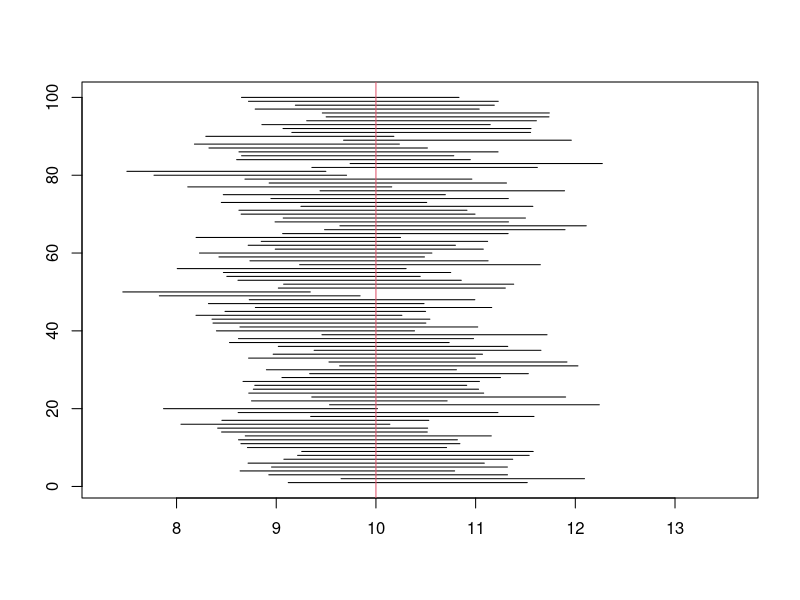

This figure's R source:

##########
## 17.2 ##
##########
x.bar <- 14.22
sigma <- 2.9
#(a)
x.bar+c(-1,1)*qnorm(0.95)*sigma/sqrt(34) # When sd is known, sampling distribution of sample mean is normal. 90% confident that the true mean run time lies somewhere between 13.40 and 15.04 seconds (rounded 2 d.p.)
#(b)
x.bar+c(-1,1)*qt(0.95,df=33)*sigma/sqrt(34) # When sd is estimated from sample, sampling distribution is t with n-1 df. This means more extreme critical values and wider 90% CI when compared to normal version.
#(c)
p.hat <- 37/400
p.hat
p.hat+c(-1,1)*qnorm(0.995)*sqrt(p.hat*(1-p.hat)/400) # 99% confident that the true proportion of left-handedness only is somwhere between 0.055 and 0.130 (rounded 3 d.p.)
#(d)
p.hat <- (37+11)/400
p.hat
p.hat+c(-1,1)*qnorm(0.995)*sqrt(p.hat*(1-p.hat)/400) # 99% confident that the true proportion of left-handed or ambidextrous citizens is somwhere between 0.078 and 0.162 (rounded 3 d.p.)
#(e)
ci.mat <- matrix(NA,5000,3)
n <- 300
lambda.e <- 0.1
mu <- 1/lambda.e
for(i in 1:5000){
  samp <- rexp(n,rate=lambda.e)
  samp.ci <- mean(samp)+c(-1,1)*qt(0.975,n-1)*sd(samp)/sqrt(n)
  ci.mat[i,1:2] <- samp.ci
  ci.mat[i,3] <- mu>=samp.ci[1] && mu<=samp.ci[2]
}
mean(ci.mat[,3])
#(f)
plot(ci.mat[1,1:2],c(1,1),xlim=range(ci.mat[,1:2]),ylim=c(1,100),type="l",xlab="",ylab="")
for(i in 2:100){
  lines(ci.mat[i,1:2],c(i,i))
}
abline(v=mu,col=2)

